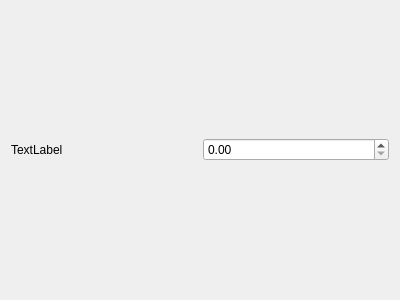
<?xml version="1.0" encoding="UTF-8"?>
<ui version="4.0">
 <class>Eurokg</class>
 <widget class="QWidget" name="Eurokg">
  <property name="geometry">
   <rect>
    <x>0</x>
    <y>0</y>
    <width>400</width>
    <height>300</height>
   </rect>
  </property>
  <property name="windowTitle">
   <string>Form</string>
  </property>
  <layout class="QHBoxLayout" name="horizontalLayout">
   <item>
    <widget class="QLabel" name="info">
     <property name="text">
      <string>TextLabel</string>
     </property>
    </widget>
   </item>
   <item>
    <widget class="QDoubleSpinBox" name="inputKg"/>
   </item>
  </layout>
 </widget>
 <resources/>
 <connections/>
</ui>
